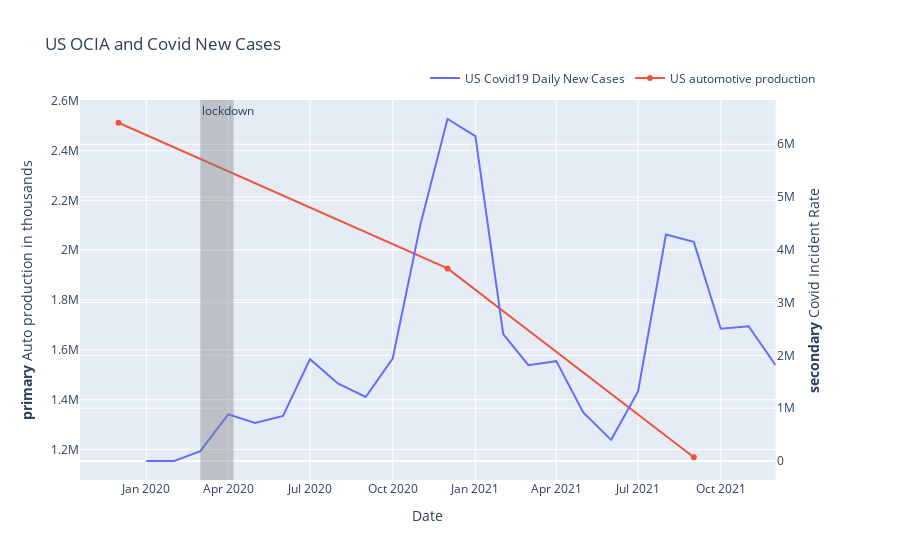

The notebook cell this image was saved under:
### Markdown cell above
Limited by the available data we will now focus on automotive production in the USA.

### Code cell
# Formatting OICA USA data 2017-2021
usa_oica_pdf =  oica_countries_pdf.melt(id_vars=['country'], var_name='year', value_name='production')
usa_oica_pdf.country = usa_oica_pdf.country.astype(str)
usa_oica_pdf = usa_oica_pdf[usa_oica_pdf['country'] == 'USA']
usa_oica_pdf['month'] = 12
usa_oica_pdf.loc[usa_oica_pdf['year'] == '2021', 'month'] = 9
usa_oica_pdf['day'] = 1
usa_oica_pdf['DATE'] = pd.to_datetime(usa_oica_pdf[['year', 'month', 'day']])
# filtering out values 
usa_oica_pdf = usa_oica_pdf[usa_oica_pdf['DATE']>'2019-11']

# Calculating variation and % diff 
usa_oica_pdf['Variation'] = usa_oica_pdf['production'] - usa_oica_pdf['production'].shift(1)
usa_oica_pdf['percentage_diff'] = round(usa_oica_pdf['production']*100/usa_oica_pdf['production'].shift(1)) -100


# Formatting monthly covid data 
us_new_cases_pdf['day'] = 1
us_new_cases_pdf['DATE'] = pd.to_datetime(us_new_cases_pdf[['year', 'month', 'day']])

# Plotting 

fig = make_subplots(specs=[[{"secondary_y": True}]])
# Add traces
fig.add_trace(
    go.Scatter(x=us_new_cases_pdf['DATE'], y=us_new_cases_pdf['New Cases'], name='US Covid19 Daily New Cases'),
    secondary_y=True,
)

fig.add_trace(
    go.Scatter(x=usa_oica_pdf['DATE'], y=usa_oica_pdf['production'], name='US automotive production'),
    secondary_y=False,
)

# Add figure title
fig.update_layout(
    title_text="US OCIA and Covid New Cases"
)

# Set x-axis title
fig.update_xaxes(title_text="Date")

# Set y-axes titles
fig.update_yaxes(title_text="<b>primary</b> Auto production in thousands", secondary_y=False)
fig.update_yaxes(title_text="<b>secondary</b> Covid Incident Rate", secondary_y=True)
fig.add_vrect(x0='2020-03-01', x1='2020-04-07', line_width=0, fillcolor="grey", opacity=0.4,
                annotation_text="lockdown", annotation_position="top left",)
fig.update_layout(legend=dict(
    orientation="h",
    yanchor="bottom",
    y=1.02,
    xanchor="right",
    x=1
))
fig.show()

### Figure 1 — Plotly figure (JSON) as saved in the notebook; plotly's stock layout.template omitted (floating-point values rounded to 4 significant figures)
{"data": [{"name": "US Covid19 Daily New Cases", "type": "scatter", "x": ["2020-01-01T00:00:00", "2020-02-01T00:00:00", "2020-03-01T00:00:00", "2020-04-01T00:00:00", "2020-05-01T00:00:00", "2020-06-01T00:00:00", "2020-07-01T00:00:00", "2020-08-01T00:00:00", "2020-09-01T00:00:00", "2020-10-01T00:00:00", "2020-11-01T00:00:00", "2020-12-01T00:00:00", "2021-01-01T00:00:00", "2021-02-01T00:00:00", "2021-03-01T00:00:00", "2021-04-01T00:00:00", "2021-05-01T00:00:00", "2021-06-01T00:00:00", "2021-07-01T00:00:00", "2021-08-01T00:00:00", "2021-09-01T00:00:00", "2021-10-01T00:00:00", "2021-11-01T00:00:00", "2021-12-01T00:00:00"], "xaxis": "x", "y": [6, 64, 188148, 882138, 721866, 855122, 1928360, 1467923, 1212985, 1940998, 4489359, 6477113, 6152181, 2402500, 1814158, 1891308, 920788, 400686, 1318567, 4289817, 4149447, 2504093, 2552882, 1814034], "yaxis": "y2"}, {"name": "US automotive production", "type": "scatter", "x": ["2019-12-01T00:00:00", "2020-12-01T00:00:00", "2021-09-01T00:00:00"], "xaxis": "x", "y": [2511711, 1926795, 1168486], "yaxis": "y"}], "layout": {"annotations": [{"showarrow": false, "text": "lockdown", "x": "2020-03-01", "xanchor": "left", "xref": "x", "y": 1, "yanchor": "top", "yref": "y domain"}], "legend": {"orientation": "h", "x": 1, "xanchor": "right", "y": 1.02, "yanchor": "bottom"}, "shapes": [{"fillcolor": "grey", "line": {"width": 0}, "opacity": 0.4, "type": "rect", "x0": "2020-03-01", "x1": "2020-04-07", "xref": "x", "y0": 0, "y1": 1, "yref": "y domain"}], "title": {"text": "US OCIA and Covid New Cases"}, "xaxis": {"anchor": "y", "domain": [0, 0.94], "title": {"text": "Date"}}, "yaxis": {"anchor": "x", "domain": [0, 1], "title": {"text": "<b>primary</b> Auto production in thousands"}}, "yaxis2": {"anchor": "x", "overlaying": "y", "side": "right", "title": {"text": "<b>secondary</b> Covid Incident Rate"}}}}
